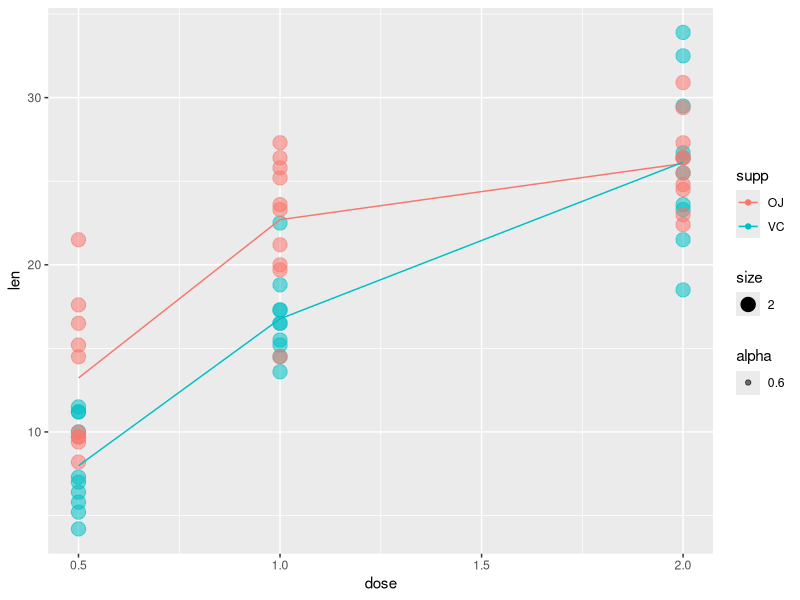

Generate this figure with R:
## ---- chunk 1
library(datasets)
str(ToothGrowth)
## ---- chunk 2
# Calculate the mean length of the tooth for every supp and dose
avg <- aggregate(len~.,data=ToothGrowth,mean)

# plot the scatter points and the avg lines for the average length
library(ggplot2)
g <- ggplot(ToothGrowth,aes(x=dose,y=len))
g <- g + geom_point(aes(group=supp,colour=supp,size=2,alpha=0.6))
g <- g + geom_line(data=avg,aes(group=supp,colour=supp))
print(g)
## ---- chunk 3
summary(ToothGrowth)
## ---- chunk 4
print(paste("Number of rows in the data are ",nrow(ToothGrowth)))

## ---- chunk 5
head(ToothGrowth)
## ---- chunk 6
datOJ <- ToothGrowth[31:60,]
datVC <- ToothGrowth[1:30,]
length_comp <- datOJ$len - datVC$len
comp_data <- data.frame(length_comp, datOJ$dose)
names(comp_data) <- c("diff_length", "dose")
## ---- chunk 7
n <- subset(comp_data, dose == 0.5)
t.test(n)
## ---- chunk 8
n <- subset(comp_data, dose == 1.0)
t.test(n)
## ---- chunk 9
n <- subset(comp_data, dose == 2.0)
t.test(n)
